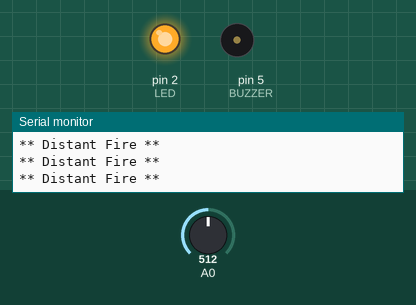
Simulated run of this sketch. Board: Arduino Uno, built with avr-gcc and run on an emulated ATmega328P. On the bench: output pins drawn as LEDs (lit = HIGH), buzzer (waves = sounding, pin HIGH), the last lines printed to the serial monitor. The test bench sets the inputs (shaded band); at power-on: A0 = 512.

Above: at 1.2 s.
1.3 s: A0 set to 671
4.3 s: A0 set to 694
At 5.5 s:
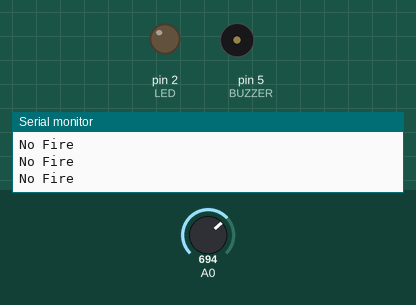
5.8 s: A0 set to 306
At 6.3 s:
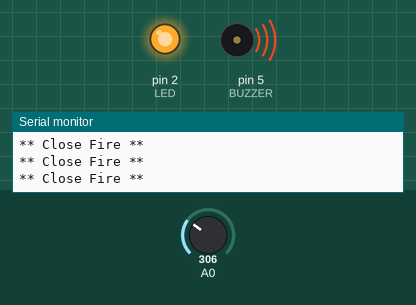
7.3 s: A0 set to 326
10.3 s: A0 set to 351
At 10.7 s:
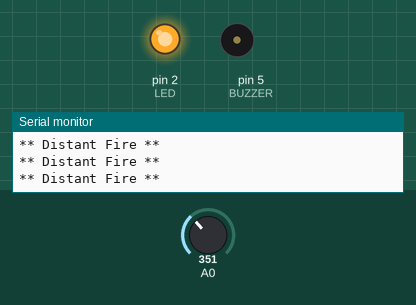
Timing chart, 0 to 12.8 s (numbered marks = the images above; inputs shaded):
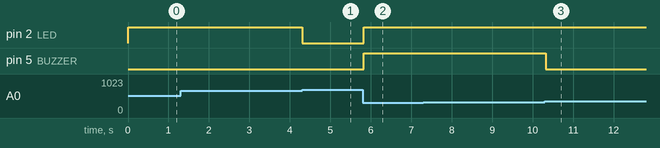

Measured:
- the behaviour switches between 682 and 683 on A0 (found by bisection; images 0 and 1)
- the behaviour switches between 341 and 342 on A0 (found by bisection; images 2 and 3)
- after the input at 4.3 s, pin 2 (LED): HIGH → LOW at once
- after the input at 5.8 s, pin 2 (LED), pin 5 (BUZZER): LOW → HIGH at once
- after the input at 10.3 s, pin 5 (BUZZER): HIGH → LOW at once

The sketch:

AnalogFlameSensor.ino
```cpp
/* Flame Sensor analog example.

Code by Belabbaci Nazim (https://github.com/NazimBL)
Flame Sensor Ordered from Deadline Store: https://www.facebook.com/Deadline-store-108541264043274

*/

//internal led
#define LED 2
// GPIO5 is pin D1 on the Node Mcu board
#define BUZZER 5

// lowest and highest sensor readings:
const int sensorMin = 0;     // sensor minimum
const int sensorMax = 1024;  // sensor maximum

void setup() {

  // initialize serial communication @ 9600 baud:
  Serial.begin(9600);
  pinMode(LED,OUTPUT);
  pinMode(BUZZER,OUTPUT);


}
void loop() {


	int sensorReading = analogRead(A0);

  // convert adc value to range in feet (max range is 3 feet)
	int range = map(sensorReading, sensorMin, sensorMax, 0, 3);

  // range value:
  switch (range) {
  case 0:    // A fire closer than 1.5 feet away.
    Serial.println("** Close Fire **");
    digitalWrite(LED,1);
    digitalWrite(BUZZER,1);

    break;
  case 1:    // A fire between 1-3 feet away.
    Serial.println("** Distant Fire **");
    digitalWrite(LED,1);
    digitalWrite(BUZZER,0);
    break;
  case 2:    // No fire detected.
    Serial.println("No Fire");
    digitalWrite(LED,0);
    digitalWrite(BUZZER,0);
    break;
  }
  delay(1);  // delay between reads
}
```
